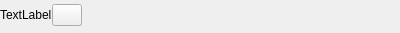
<?xml version="1.0" encoding="UTF-8"?>
<ui version="4.0">
 <class>ColorButtonEntity</class>
 <widget class="QWidget" name="ColorButtonEntity">
  <property name="geometry">
   <rect>
    <x>0</x>
    <y>0</y>
    <width>400</width>
    <height>33</height>
   </rect>
  </property>
  <property name="maximumSize">
   <size>
    <width>16777215</width>
    <height>35</height>
   </size>
  </property>
  <property name="windowTitle">
   <string>Form</string>
  </property>
  <layout class="QGridLayout" name="gridLayout_2">
   <property name="leftMargin">
    <number>0</number>
   </property>
   <property name="topMargin">
    <number>0</number>
   </property>
   <property name="rightMargin">
    <number>0</number>
   </property>
   <property name="bottomMargin">
    <number>3</number>
   </property>
   <property name="horizontalSpacing">
    <number>3</number>
   </property>
   <property name="verticalSpacing">
    <number>5</number>
   </property>
   <item row="0" column="0">
    <layout class="QGridLayout" name="gridLayout">
     <item row="0" column="1">
      <widget class="ColorButton" name="colorButton">
       <property name="maximumSize">
        <size>
         <width>30</width>
         <height>16777215</height>
        </size>
       </property>
       <property name="text">
        <string/>
       </property>
       <property name="flat">
        <bool>false</bool>
       </property>
      </widget>
     </item>
     <item row="0" column="0">
      <widget class="QLabel" name="label">
       <property name="minimumSize">
        <size>
         <width>50</width>
         <height>0</height>
        </size>
       </property>
       <property name="text">
        <string>TextLabel</string>
       </property>
      </widget>
     </item>
     <item row="0" column="2">
      <spacer name="horizontalSpacer">
       <property name="orientation">
        <enum>Qt::Horizontal</enum>
       </property>
       <property name="sizeHint" stdset="0">
        <size>
         <width>40</width>
         <height>20</height>
        </size>
       </property>
      </spacer>
     </item>
    </layout>
   </item>
  </layout>
 </widget>
 <customwidgets>
  <customwidget>
   <class>ColorButton</class>
   <extends>QPushButton</extends>
   <header>src/colorbutton.h</header>
  </customwidget>
 </customwidgets>
 <resources/>
 <connections/>
</ui>
